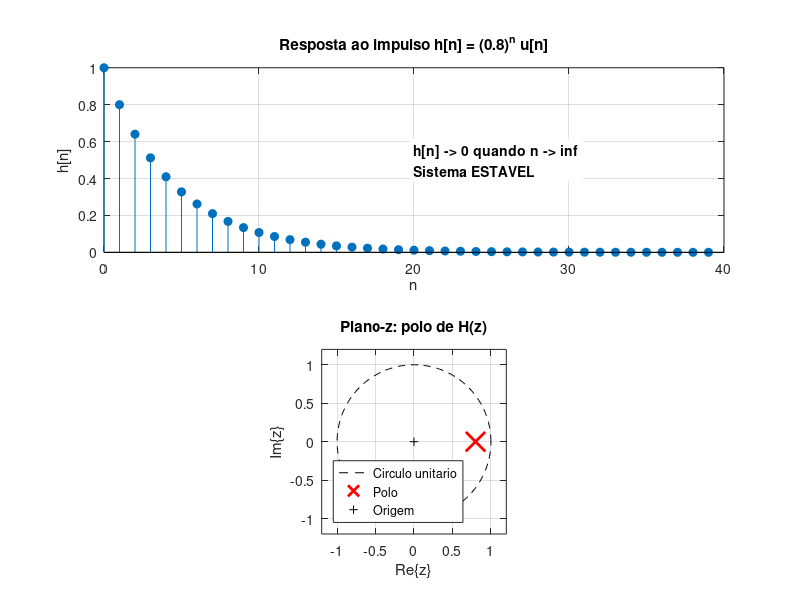

Here is the MATLAB script that generated this plot:
% =========================================================================
% ATIVIDADE 07 - Resposta ao impulso e estabilidade via Transformada-Z
% -------------------------------------------------------------------------
%             1
%   H(z) = --------------
%          1 - 0.8 z^{-1}
%
% Determina numericamente a resposta ao impulso h[n] e discute a
% estabilidade do sistema a partir do comportamento de h[n] e da posicao
% do polo no plano-z.
% =========================================================================

clear; clc; close all;

% --- Coeficientes da funcao de transferencia ---
% H(z) = B(z)/A(z) com B = 1 e A = [1 -0.8]
B = 1;
A = [1 -0.8];

% --- Resposta ao impulso h[n] ---
N = 40;
delta = [1 zeros(1, N-1)];      % impulso unitario
h     = filter(B, A, delta);    % h[n] = (0.8)^n * u[n]

% --- Polos (numericamente) ---
polos = roots(A);
raio  = abs(polos);

fprintf('Polo do sistema   : z = %.4f\n', polos);
fprintf('|polo|            : %.4f\n', raio);
if all(raio < 1)
    fprintf('Status            : ESTAVEL (todos os polos dentro do circulo unitario)\n');
else
    fprintf('Status            : INSTAVEL\n');
end

% --- Verificacao analitica: h[n] = 0.8^n ---
h_analitica = (0.8).^(0:N-1);
erro_max = max(abs(h - h_analitica));
fprintf('Erro maximo entre h numerica e h analitica (0.8^n): %.2e\n', erro_max);

% --- Graficos ---
fig = figure('Name','Atividade 07 - Resposta ao impulso e estabilidade', ...
             'Position',[100 100 900 700]);

subplot(2,1,1);
stem(0:N-1, h, 'filled');
title('Resposta ao impulso h[n] = (0.8)^n u[n]');
xlabel('n'); ylabel('h[n]'); grid on;
text(N/2, 0.5, sprintf('h[n] -> 0 quando n -> inf\nSistema ESTAVEL'), ...
     'FontWeight','bold','BackgroundColor','w');

subplot(2,1,2);
theta = linspace(0, 2*pi, 200);
plot(cos(theta), sin(theta), 'k--'); hold on; axis equal; grid on;
plot(real(polos), imag(polos), 'rx', 'MarkerSize', 14, 'LineWidth', 2);
plot(0, 0, 'k+');
title('Plano-z: polo de H(z)');
xlabel('Re\{z\}'); ylabel('Im\{z\}');
legend('Circulo unitario','Polo','Origem','Location','southwest');
xlim([-1.2 1.2]); ylim([-1.2 1.2]);

fprintf('\nConclusao: como h[n] decai geometricamente para zero, sua soma\n');
fprintf('eh absolutamente convergente, atendendo ao criterio BIBO.\n');
fprintf('Isso equivale, no plano-z, a observar que o polo (z=0.8) esta\n');
fprintf('estritamente dentro do circulo unitario.\n');

% --- Salvar PNG em Resultados/ ---
script_dir = fileparts(mfilename('fullpath'));
out_dir    = fullfile(script_dir, '..', '..', 'Resultados');
if ~exist(out_dir, 'dir'); mkdir(out_dir); end
print(fig, fullfile(out_dir, 'sim7_atividade7_resposta_impulso.png'), '-dpng', '-r120');
fprintf('Figura salva em: %s\n', fullfile(out_dir, 'sim7_atividade7_resposta_impulso.png'));
